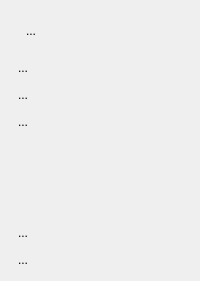
       <widget class="QFrame" name="frame_2">
        <property name="sizePolicy">
         <sizepolicy hsizetype="Preferred" vsizetype="Preferred">
          <horstretch>0</horstretch>
          <verstretch>0</verstretch>
         </sizepolicy>
        </property>
        <property name="frameShape">
         <enum>QFrame::VLine</enum>
        </property>
        <property name="frameShadow">
         <enum>QFrame::Sunken</enum>
        </property>
        <property name="lineWidth">
         <number>0</number>
        </property>
        <property name="midLineWidth">
         <number>0</number>
        </property>
        <layout class="QVBoxLayout" name="verticalLayout">
         <item>
          <widget class="QToolButton" name="InfoBtn">
           <property name="minimumSize">
            <size>
             <width>40</width>
             <height>40</height>
            </size>
           </property>
           <property name="text">
            <string>...</string>
           </property>
           <property name="icon">
            <iconset resource="res.qrc">
             <normaloff>:/info</normaloff>:/info</iconset>
           </property>
           <property name="iconSize">
            <size>
             <width>60</width>
             <height>60</height>
            </size>
           </property>
           <property name="autoRaise">
            <bool>true</bool>
           </property>
          </widget>
         </item>
         <item>
          <widget class="QToolButton" name="FriendBtn">
           <property name="text">
            <string>...</string>
           </property>
           <property name="icon">
            <iconset resource="res.qrc">
             <normaloff>:/friend</normaloff>:/friend</iconset>
           </property>
           <property name="iconSize">
            <size>
             <width>60</width>
             <height>60</height>
            </size>
           </property>
           <property name="autoRaise">
            <bool>true</bool>
           </property>
          </widget>
         </item>
         <item>
          <widget class="QToolButton" name="GroupBtn">
           <property name="text">
            <string>...</string>
           </property>
           <property name="icon">
            <iconset resource="res.qrc">
             <normaloff>:/group</normaloff>:/group</iconset>
           </property>
           <property name="iconSize">
            <size>
             <width>60</width>
             <height>60</height>
            </size>
           </property>
           <property name="autoRaise">
            <bool>true</bool>
           </property>
          </widget>
         </item>
         <item>
          <widget class="QToolButton" name="DepartBtn">
           <property name="text">
            <string>...</string>
           </property>
           <property name="icon">
            <iconset resource="res.qrc">
             <normaloff>:/depart</normaloff>:/depart</iconset>
           </property>
           <property name="iconSize">
            <size>
             <width>60</width>
             <height>60</height>
            </size>
           </property>
           <property name="autoRaise">
            <bool>true</bool>
           </property>
          </widget>
         </item>
         <item>
          <spacer name="verticalSpacer">
           <property name="orientation">
            <enum>Qt::Vertical</enum>
           </property>
           <property name="sizeHint" stdset="0">
            <size>
             <width>20</width>
             <height>84</height>
            </size>
           </property>
          </spacer>
         </item>
         <item>
          <widget class="QToolButton" name="FileBtn">
           <property name="text">
            <string>...</string>
           </property>
           <property name="icon">
            <iconset resource="res.qrc">
             <normaloff>:/file</normaloff>:/file</iconset>
           </property>
           <property name="iconSize">
            <size>
             <width>60</width>
             <height>60</height>
            </size>
           </property>
           <property name="autoRaise">
            <bool>true</bool>
           </property>
          </widget>
         </item>
         <item>
          <widget class="QToolButton" name="MenuBtn">
           <property name="text">
            <string>...</string>
           </property>
           <property name="icon">
            <iconset resource="res.qrc">
             <normaloff>:/setting</normaloff>:/setting</iconset>
           </property>
           <property name="iconSize">
            <size>
             <width>60</width>
             <height>60</height>
            </size>
           </property>
           <property name="autoRaise">
            <bool>true</bool>
           </property>
          </widget>
         </item>
        </layout>
       </widget>
